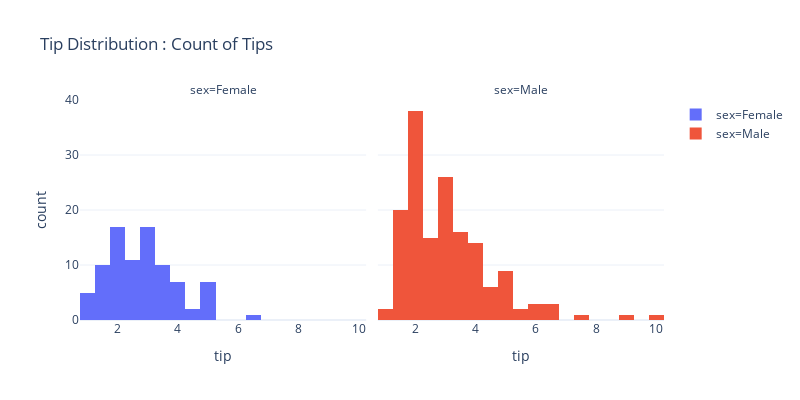

The cell this chart's notebook holds for it:
### Code cell
##Division de las graficas "facet_col='sex'"
px.histogram(data_frame=df
             , x="tip"
             , color='sex'
             , width=800, height=400
             , facet_col='sex'
             , labels={'count':'Count of Tips'}
             , title="Tip Distribution : Count of Tips"
             , template='plotly_white'
             )

### Figure 1 — Plotly figure (JSON) as saved in the notebook; plotly's stock layout.template omitted (floating-point values rounded to 4 significant figures; data arrays with more than 128 entries replaced by an {"elided": "..."} marker saying what was removed)
{"data": [{"alignmentgroup": "True", "bingroup": "x", "hoverlabel": {"namelength": 0}, "hovertemplate": "sex=Female<br>tip=%{x}<br>count=%{y}", "legendgroup": "sex=Female", "marker": {"color": "#636efa"}, "name": "sex=Female", "offsetgroup": "sex=Female", "orientation": "v", "showlegend": true, "type": "histogram", "x": [1.01, 3.61, 5, 3.02, 1.67, 3.5, 2.75, 2.23, 3, 3, 2.45, 3.07, 2.6, 5.2, 1.5, 2.47, 1, 3, 3.14, 5, 2.2, 1.83, 5.17, 1, 4.3, 3.25, 2.5, 3, 2.5, 3.48, 4.08, 4, 1, 4, 3.5, 1.5, 1.8, 2.92, 1.68, 2.52, 4.2, 2, 2, 2.83, 1.5, 2, 3.25, 1.25, 2, 2, 2.75, 3.5, 5, 2.3, 1.5, 1.36, 1.63, 5.14, 3.75, 2.61, 2, 3, 1.61, 2, 4, 3.5, 3.5, 4.19, 5, 2, 2.01, 2, 2.5, 3.23, 2.23, 2.5, 6.5, 1.1, 3.09, 3.48, 3, 2.5, 2, 2.88, 4.67, 2, 3], "xaxis": "x", "yaxis": "y"}, {"alignmentgroup": "True", "bingroup": "x", "hoverlabel": {"namelength": 0}, "hovertemplate": "sex=Male<br>tip=%{x}<br>count=%{y}", "legendgroup": "sex=Male", "marker": {"color": "#EF553B"}, "name": "sex=Male", "offsetgroup": "sex=Male", "orientation": "v", "showlegend": true, "type": "histogram", "x": {"elided": "157 float values"}, "xaxis": "x2", "yaxis": "y2"}], "layout": {"annotations": [{"font": {}, "showarrow": false, "text": "sex=Female", "x": 0.245, "xanchor": "center", "xref": "paper", "y": 1, "yanchor": "bottom", "yref": "paper"}, {"font": {}, "showarrow": false, "text": "sex=Male", "x": 0.755, "xanchor": "center", "xref": "paper", "y": 1, "yanchor": "bottom", "yref": "paper"}], "barmode": "relative", "height": 400, "legend": {"tracegroupgap": 0}, "title": {"text": "Tip Distribution : Count of Tips"}, "width": 800, "xaxis": {"anchor": "y", "domain": [0, 0.49], "title": {"text": "tip"}}, "xaxis2": {"anchor": "y2", "domain": [0.51, 1], "matches": "x", "title": {"text": "tip"}}, "yaxis": {"anchor": "x", "domain": [0, 1], "title": {"text": "count"}}, "yaxis2": {"anchor": "x2", "domain": [0, 1], "matches": "y", "showticklabels": false}}}
